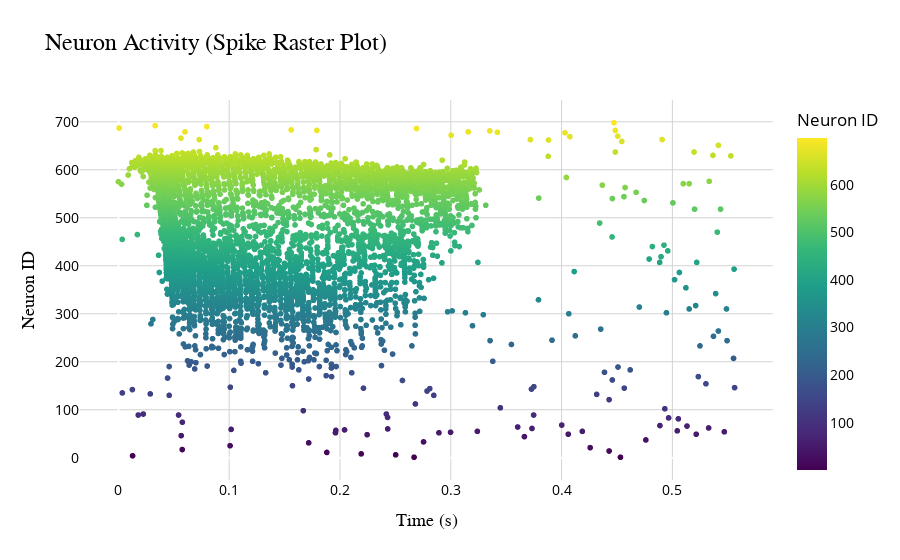

Notebook code cell kept with this figure:
### Code cell
import plotly.express as px
import pandas as pd

spike_times = spike_times_list[12]
spike_units = spike_units_list[12]

df = pd.DataFrame({
    'Spike Time (s)': spike_times,
    'Neuron ID': spike_units
})

fig = px.scatter(df, x='Spike Time (s)', y='Neuron ID',
                 title='Neuron Activity (Spike Raster Plot)',
                 color='Neuron ID', color_continuous_scale='Viridis',
                 labels={'Neuron ID': 'Neuron ID', 'Spike Time (s)': 'Time (s)'})

# Update layout for a clean, sleek look
fig.update_layout(
    title_font=dict(size=24, family='Arial', color='black'),
    xaxis_title_font=dict(size=18, family='Arial'),
    yaxis_title_font=dict(size=18, family='Arial'),
    font=dict(size=14, color='black'),
    plot_bgcolor='white',
    xaxis=dict(showgrid=True, gridcolor='lightgray'),
    yaxis=dict(showgrid=True, gridcolor='lightgray')
)

fig.show()

### Figure 1 — Plotly figure (JSON) as saved in the notebook; plotly's stock layout.template omitted (floating-point values rounded to 4 significant figures; data arrays with more than 128 entries replaced by an {"elided": "..."} marker saying what was removed)
{"data": [{"hovertemplate": "Time (s)=%{x}<br>Neuron ID=%{marker.color}<extra></extra>", "legendgroup": "", "marker": {"color": {"elided": "4899 int values"}, "coloraxis": "coloraxis", "symbol": "circle"}, "mode": "markers", "name": "", "showlegend": false, "type": "scattergl", "x": {"elided": "4899 float values"}, "xaxis": "x", "y": {"elided": "4899 int values"}, "yaxis": "y"}], "layout": {"coloraxis": {"colorbar": {"title": {"text": "Neuron ID"}}, "colorscale": [[0, "#440154"], [0.1111, "#482878"], [0.2222, "#3e4989"], [0.3333, "#31688e"], [0.4444, "#26828e"], [0.5556, "#1f9e89"], [0.6667, "#35b779"], [0.7778, "#6ece58"], [0.8889, "#b5de2b"], [1, "#fde725"]]}, "font": {"color": "black", "size": 14}, "legend": {"tracegroupgap": 0}, "plot_bgcolor": "white", "title": {"font": {"color": "black", "family": "Arial", "size": 24}, "text": "Neuron Activity (Spike Raster Plot)"}, "xaxis": {"anchor": "y", "domain": [0, 1], "gridcolor": "lightgray", "showgrid": true, "title": {"font": {"family": "Arial", "size": 18}, "text": "Time (s)"}}, "yaxis": {"anchor": "x", "domain": [0, 1], "gridcolor": "lightgray", "showgrid": true, "title": {"font": {"family": "Arial", "size": 18}, "text": "Neuron ID"}}}}
